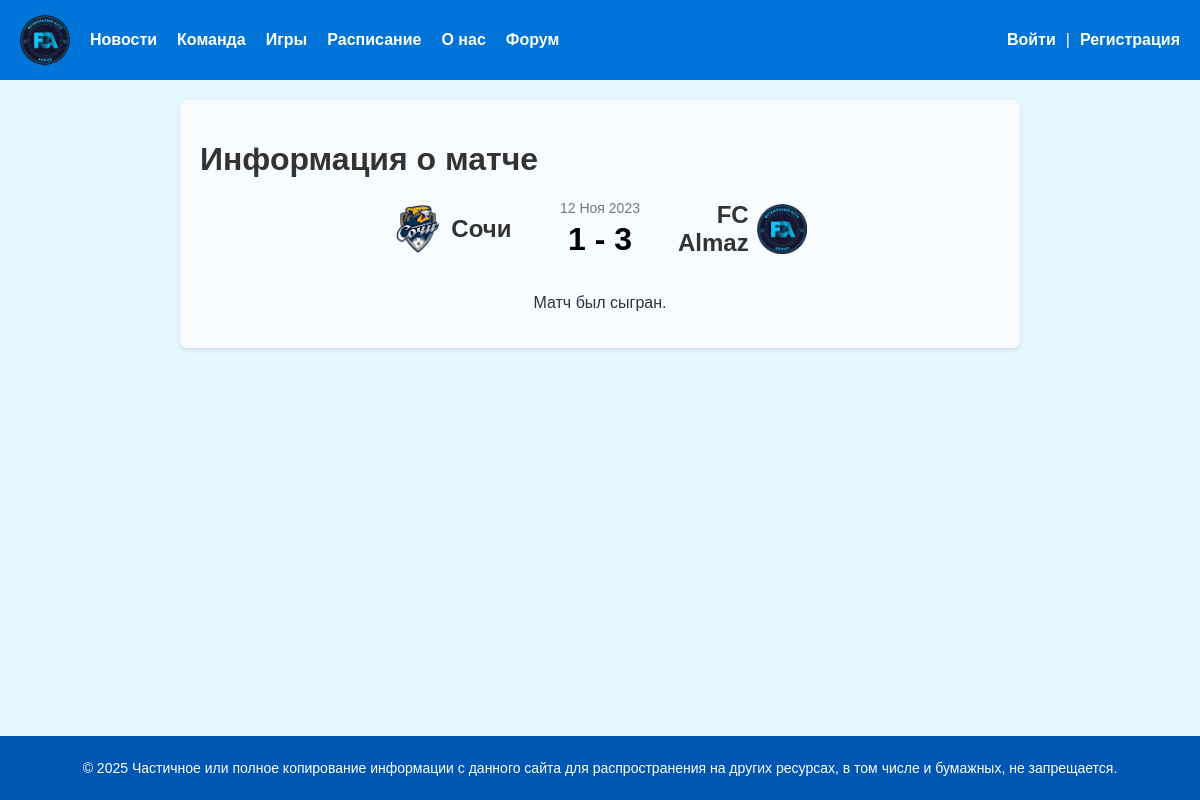
/events/match/sochi-fc-almaz-2023-11-12/, run on the app's committed database.
### events/models.py (models this page shows, shortened)
class Match(models.Model):
    class StatusHome(models.IntegerChoices):
        GUEST = 0, 'гостевая игра'
        HOME = 1, 'домашняя игра'
    class StatusFuture(models.IntegerChoices):
        NOT_PLAYED = 0, 'не сыгранна'
        PLAYED = 1, 'сыгранна'
    opponent = models.CharField(max_length=255, verbose_name='Противник')
    logo = models.ImageField(upload_to="team_photo/%y/%m/%d", default=None, blank=True, null=True, verbose_name="Лого")
    date = models.DateField(verbose_name='Дата')
    time = models.TimeField(blank=True, null=True, verbose_name='Время')
    slug = models.SlugField(max_length=255, unique=True, db_index=True, verbose_name="Slug")
    score = models.CharField(max_length=10, blank=True, null=True, verbose_name='Счёт')
    is_home = models.BooleanField(choices=tuple(map(lambda x: (bool(x[0]), x[1]), StatusHome.choices)), default=StatusHome.HOME, verbose_name='Расположение')
    is_future = models.BooleanField(choices=tuple(map(lambda x: (bool(x[0]), x[1]), StatusFuture.choices)), default=StatusFuture.NOT_PLAYED, verbose_name='Статус')
    objects = models.Manager()
    played = PlayedManager()
    not_played = NotPlayedManager()
    class Meta:
        verbose_name = "Матч"
        verbose_name_plural = "Игры"

### events/views.py (the view)
# urls.py: path('match/<slug:slug_match>/', views.MatchShow.as_view(), name='match')
class MatchShow(DataMixin, DetailView):
    template_name = 'events/match.html'
    context_object_name = 'match'
    slug_url_kwarg = 'slug_match'
    def get_object(self, queryset = None):
        return get_object_or_404(Match.objects.all(), slug=self.kwargs[self.slug_url_kwarg])
    def get_context_data(self, **kwargs):
        context = super().get_context_data(**kwargs)
        return self.get_mixin_context(context, title=f"{context['match'].opponent} vs FC Almaz", fcalmaz_logo=settings.DEFAULT_TEAM_IMAGE, default_logo=settings.DEFAULT_OPPONENT_IMAGE)

### core/utils.py (called while the page is built)
    def get_mixin_context(self, context, **kwargs):
        context.update(kwargs)
        return context

### users/context_processors.py (called while the page is built)
def get_menu_context(request):
    return {'menu': menu}

### events/templates/events/match.html
{% extends 'base.html' %}
{% load static %}
{% block content %}
<h1>Информация о матче</h1>
<div class="match-detail">
    {% if match.is_home %}
        <div class="team-row">
            <div class="team home team-detail">
                <img src="{{ fcalmaz_logo }}" alt="FC Almaz">
                <span class="team-name-detail">FC Almaz</span>
            </div>
            <div class="match-info">
                <div class="match-date">{{ match.date|date:"d M Y" }}</div>
                <div class="match-score-detail">
                    {% if match.score == None %}
                        {% if match.time == None %}
                            <span class="score">--:--</span>
                        {% else %}
                            <span class="score">{{ match.time }}</span>
                        {% endif %}
                    {% else %}
                        <span class="score">{{ match.score }}</span>
                    {% endif %}
                </div>
            </div>
            <div class="team away team-detail">
                <span class="team-name-detail">{{ match.opponent }}</span>
                {% if match.logo %}
                <img src="{{ match.logo.url }}" alt="{{ match.opponent }}">
                {% else %}
                <img src="{{ default_logo }}" alt="{{ match.opponent }}">
                {% endif %}
            </div>
        </div>
    {% else %}
        <div class="team-row">
            <div class="team home team-detail">
                {% if match.logo %}
                <img src="{{ match.logo.url }}" alt="{{ match.opponent }}">
                {% else %}
                <img src="{{ default_logo }}" alt="{{ match.opponent }}">
                {% endif %}
                <span class="team-name-detail">{{ match.opponent }}</span>
            </div>
            <div class="match-info">
                <div class="match-date">{{ match.date|date:"d M Y" }}</div>
                <div class="match-score-detail">
                    {% if match.score == None %}
                        {% if match.time == None %}
                            <span class="score">--:--</span>
                        {% else %}
                            <span class="score">{{ match.time }}</span>
                        {% endif %}
                    {% else %}
                        <span class="score">{{ match.score }}</span>
                    {% endif %}
                </div>
            </div>
            <div class="team away team-detail">
                <span class="team-name-detail">FC Almaz</span>
                <img src="{{ fcalmaz_logo }}" alt="FC Almaz">
            </div>
        </div>
    {% endif %}
    <div class="match-meta">
        {% if match.is_future %}
            <p>Матч был сыгран.</p>
        {% else %}
            <p>Матч ещё не был сыгран.</p>
        {% endif %}
    </div>
</div>
{% endblock %}

### core/static/core/css/styles.css (style rules this page uses)
body { margin: 0; font-family: Arial, sans-serif; background-color: #f4f9fc; color: #333; display: flex; flex-direction: column; min-height: 100vh; }
.team { display: flex; align-items: center; gap: 8px; width: 25%; justify-content: flex-start; }
.team.away { justify-content: flex-end; text-align: right; }
.team img { width: 35px; height: 35px; object-fit: contain; }
.match-info { display: flex; flex-direction: column; align-items: center; width: 25%; }
.match-date { font-size: 14px; color: #777; margin-bottom: 5px; }
.match-detail { display: flex; flex-direction: column; align-items: center; gap: 20px; margin-top: 20px; }
.team-row { display: flex; align-items: center; justify-content: center; gap: 40px; }
.match-score-detail .score { font-size: 2em; font-weight: bold; color: #000; }
.team-name-detail { font-size: 24px; font-weight: 600; }
.team-detail img { width: 50px; height: 50px; object-fit: contain; }

### data on the page
Match: logo (picture), opponent "Сочи", date "12 Ноя 2023", score "1 - 3"

### other printed values
{{ m.title }} "Новости" "Команда" "Игры" "Расписание" "О нас" "Форум"
